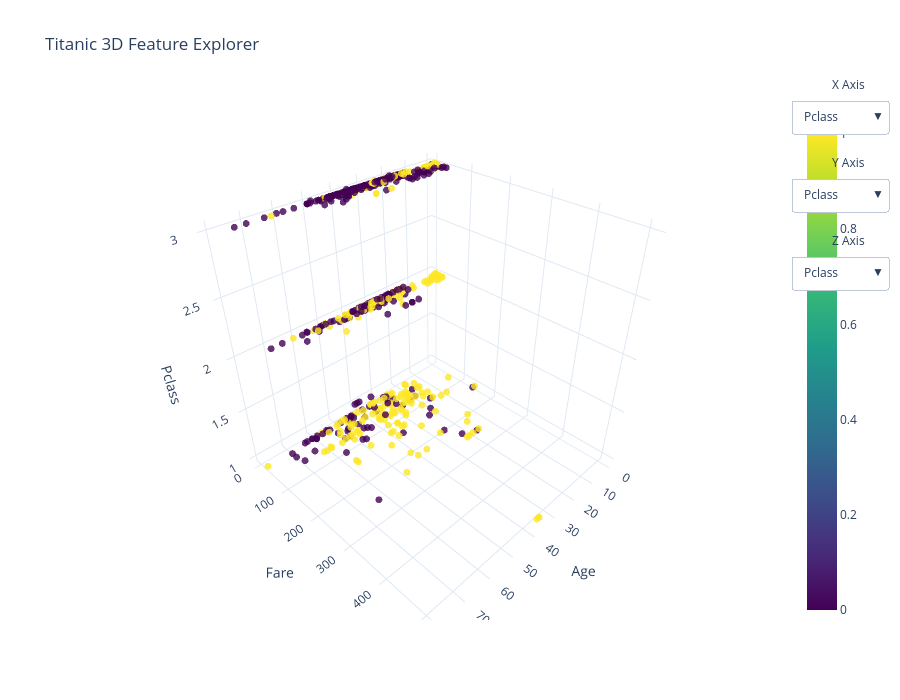

This figure's notebook cell:
### Code cell
import pandas as pd
import plotly.graph_objects as go


def make_configurable_3d_scatter(
    df,
    axis_columns,
    color_column="Survived",
    default_x=None,
    default_y=None,
    default_z=None,
    colorscale="Viridis",
    encode_categoricals=True,
    title="3D Feature Explorer"
):
    df_plot = df.copy()

    # Normalize input
    if isinstance(axis_columns, list):
        axis_columns = {col: col for col in axis_columns}

    processed_cols = {}

    # Encode categoricals if needed
    for label, col in axis_columns.items():
        if not pd.api.types.is_numeric_dtype(df_plot[col]) and encode_categoricals:
            encoded_col = f"{col}__encoded"
            df_plot[encoded_col] = df_plot[col].astype("category").cat.codes
            processed_cols[label] = encoded_col
        else:
            processed_cols[label] = col

    labels = list(processed_cols.keys())

    # Defaults
    default_x = default_x or labels[0]
    default_y = default_y or labels[1]
    default_z = default_z or labels[2]

    x_col = processed_cols[default_x]
    y_col = processed_cols[default_y]
    z_col = processed_cols[default_z]

    # Initial figure
    fig = go.Figure()

    fig.add_trace(
        go.Scatter3d(
            x=df_plot[x_col],
            y=df_plot[y_col],
            z=df_plot[z_col],
            mode="markers",
            marker=dict(
                size=4,
                color=df_plot[color_column],
                colorscale=colorscale,
                opacity=0.8,
                colorbar=dict(title=color_column),
            ),
            name="data"
        )
    )

    # Dropdowns
    def make_axis_buttons(axis_name):
        buttons = []
        for label, col in processed_cols.items():
            update_args = {
                axis_name: [df_plot[col]]
            }

            layout_update = {
                f"scene.{axis_name}axis.title": label
            }

            buttons.append(
                dict(
                    label=label,
                    method="update",
                    args=[update_args, layout_update],
                )
            )
        return buttons

    fig.update_layout(
        title=title,
        scene=dict(
            xaxis_title=default_x,
            yaxis_title=default_y,
            zaxis_title=default_z,
        ),
        template="plotly_white",
        height=700,
        updatemenus=[
            dict(
                buttons=make_axis_buttons("x"),
                direction="down",
                x=1.15,
                y=1.0,
                showactive=True,
            ),
            dict(
                buttons=make_axis_buttons("y"),
                direction="down",
                x=1.15,
                y=0.85,
                showactive=True,
            ),
            dict(
                buttons=make_axis_buttons("z"),
                direction="down",
                x=1.15,
                y=0.70,
                showactive=True,
            ),
        ],
        annotations=[
            dict(text="X Axis", x=1.12, y=1.05, showarrow=False),
            dict(text="Y Axis", x=1.12, y=0.90, showarrow=False),
            dict(text="Z Axis", x=1.12, y=0.75, showarrow=False),
        ]
    )

    return fig, df_plot

axis_columns = {
    "Pclass": "Pclass",
    "Age": "Age",
    "Fare": "Fare",
    "SibSp": "SibSp",
    "Parch": "Parch",
    "Sex": "Sex",
    "Embarked": "Embarked"
}

fig, df_processed = make_configurable_3d_scatter(
    df_train,
    axis_columns=axis_columns,
    color_column="Survived",
    default_x="Age",
    default_y="Fare",
    default_z="Pclass",
    title="Titanic 3D Feature Explorer"
)

fig.show()

### Figure 1 — Plotly figure (JSON) as saved in the notebook; plotly's stock layout.template omitted (floating-point values rounded to 4 significant figures; data arrays with more than 128 entries replaced by an {"elided": "..."} marker saying what was removed)
{"data": [{"marker": {"color": {"elided": "891 int values"}, "colorbar": {"title": {"text": "Survived"}}, "colorscale": [[0, "#440154"], [0.1111, "#482878"], [0.2222, "#3e4989"], [0.3333, "#31688e"], [0.4444, "#26828e"], [0.5556, "#1f9e89"], [0.6667, "#35b779"], [0.7778, "#6ece58"], [0.8889, "#b5de2b"], [1, "#fde725"]], "opacity": 0.8, "size": 4}, "mode": "markers", "name": "data", "type": "scatter3d", "x": {"elided": "891 float values"}, "y": {"elided": "891 float values"}, "z": {"elided": "891 int values"}}], "layout": {"annotations": [{"showarrow": false, "text": "X Axis", "x": 1.12, "y": 1.05}, {"showarrow": false, "text": "Y Axis", "x": 1.12, "y": 0.9}, {"showarrow": false, "text": "Z Axis", "x": 1.12, "y": 0.75}], "height": 700, "scene": {"xaxis": {"title": {"text": "Age"}}, "yaxis": {"title": {"text": "Fare"}}, "zaxis": {"title": {"text": "Pclass"}}}, "title": {"text": "Titanic 3D Feature Explorer"}, "updatemenus": [{"buttons": [{"args": [{"x": {"elided": "1x891 int values"}}, {"scene.xaxis.title": "Pclass"}], "label": "Pclass", "method": "update"}, {"args": [{"x": {"elided": "1x891 float values"}}, {"scene.xaxis.title": "Age"}], "label": "Age", "method": "update"}, {"args": [{"x": {"elided": "1x891 float values"}}, {"scene.xaxis.title": "Fare"}], "label": "Fare", "method": "update"}, {"args": [{"x": {"elided": "1x891 int values"}}, {"scene.xaxis.title": "SibSp"}], "label": "SibSp", "method": "update"}, {"args": [{"x": {"elided": "1x891 int values"}}, {"scene.xaxis.title": "Parch"}], "label": "Parch", "method": "update"}, {"args": [{"x": {"elided": "1x891 int values"}}, {"scene.xaxis.title": "Sex"}], "label": "Sex", "method": "update"}, {"args": [{"x": {"elided": "1x891 int values"}}, {"scene.xaxis.title": "Embarked"}], "label": "Embarked", "method": "update"}], "direction": "down", "showactive": true, "x": 1.15, "y": 1}, {"buttons": [{"args": [{"y": {"elided": "1x891 int values"}}, {"scene.yaxis.title": "Pclass"}], "label": "Pclass", "method": "update"}, {"args": [{"y": {"elided": "1x891 float values"}}, {"scene.yaxis.title": "Age"}], "label": "Age", "method": "update"}, {"args": [{"y": {"elided": "1x891 float values"}}, {"scene.yaxis.title": "Fare"}], "label": "Fare", "method": "update"}, {"args": [{"y": {"elided": "1x891 int values"}}, {"scene.yaxis.title": "SibSp"}], "label": "SibSp", "method": "update"}, {"args": [{"y": {"elided": "1x891 int values"}}, {"scene.yaxis.title": "Parch"}], "label": "Parch", "method": "update"}, {"args": [{"y": {"elided": "1x891 int values"}}, {"scene.yaxis.title": "Sex"}], "label": "Sex", "method": "update"}, {"args": [{"y": {"elided": "1x891 int values"}}, {"scene.yaxis.title": "Embarked"}], "label": "Embarked", "method": "update"}], "direction": "down", "showactive": true, "x": 1.15, "y": 0.85}, {"buttons": [{"args": [{"z": {"elided": "1x891 int values"}}, {"scene.zaxis.title": "Pclass"}], "label": "Pclass", "method": "update"}, {"args": [{"z": {"elided": "1x891 float values"}}, {"scene.zaxis.title": "Age"}], "label": "Age", "method": "update"}, {"args": [{"z": {"elided": "1x891 float values"}}, {"scene.zaxis.title": "Fare"}], "label": "Fare", "method": "update"}, {"args": [{"z": {"elided": "1x891 int values"}}, {"scene.zaxis.title": "SibSp"}], "label": "SibSp", "method": "update"}, {"args": [{"z": {"elided": "1x891 int values"}}, {"scene.zaxis.title": "Parch"}], "label": "Parch", "method": "update"}, {"args": [{"z": {"elided": "1x891 int values"}}, {"scene.zaxis.title": "Sex"}], "label": "Sex", "method": "update"}, {"args": [{"z": {"elided": "1x891 int values"}}, {"scene.zaxis.title": "Embarked"}], "label": "Embarked", "method": "update"}], "direction": "down", "showactive": true, "x": 1.15, "y": 0.7}]}}
